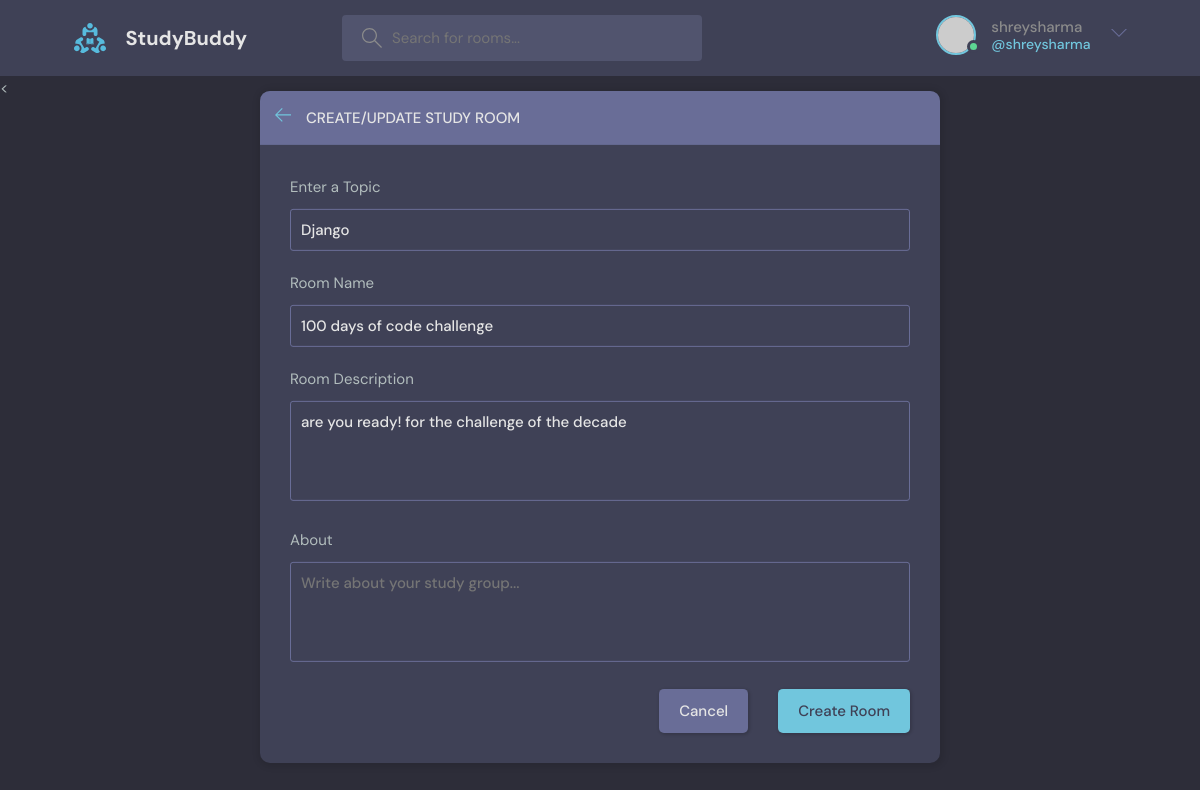
The app's page /update-room/3/ (signed in) with its own data.
### base/models.py (models this page shows, shortened)
class Room(models.Model):
    host = models.ForeignKey(User, on_delete=models.SET_NULL, null=True)
    topic = models.ForeignKey(Topic, on_delete=models.SET_NULL, null=True)
    name = models.CharField(max_length=200)
    description = models.TextField(null=True, blank=True)
    participants = models.ManyToManyField(User, related_name='participants', blank=True)
    updated = models.DateTimeField(auto_now=True)
    created = models.DateTimeField(auto_now_add=True) #auto_now_add only takes a timestamp
    class Meta:
        ordering = ['-updated', '-created']

class Topic(models.Model):
    name = models.CharField(max_length=200)

### base/views.py (the view, shortened to what this page needs)
# urls.py: path('update-room/<str:pk>/', views.updateRoom, name='update-room'),
@login_required(login_url='/login')
def updateRoom(request, pk):
    room = Room.objects.get(id=pk)
    form = RoomForm(instance=room)
    topics = Topic.objects.all()
    if request.user != room.host:
        return HttpResponse('you are not allowed here!!')
    context = {'form': form, 'topics':topics, 'room': room}
    return render(request, 'base/room_form.html', context)

### base/forms.py
class RoomForm(ModelForm):
    class Meta:
        model = Room
        fields = '__all__'
        exclude = ['host','participants']

### base/templates/base/room_form.html (shortened to what this page needs)
{% extends 'main.html' %}
{% block content %}
  <main class="create-room layout">
    <div class="container">
      <div class="layout__box">
        <div class="layout__boxHeader">
          <div class="layout__boxTitle">
            <a href="{% url 'home' %}">
              <svg version="1.1" xmlns="http://www.w3.org/2000/svg" width="32" height="32" viewBox="0 0 32 32">
                <title>arrow-left</title>
                <path
                  d="M13.723 2.286l-13.723 13.714 13.719 13.714 1.616-1.611-10.96-10.96h27.625v-2.286h-27.625l10.965-10.965-1.616-1.607z">
                </path>
              </svg>
            </a>
            <h3>Create/Update Study Room</h3>
          </div>
        </div>
        <div class="layout__body">
          <form class="form" action="" method="POST">
            <div class="form__group">
              <label for="room_Topic">Enter a Topic</label>
              <input required type="text" value="{{room.topic.name}}" name="topic" list="topic-list" />
            </div>
            <div class="form__group">
              <label for="room_name">Room Name</label>
              {{form.name}}
            </div>
            <div class="form__group">
              <label for="room_description">Room Description</label>
              {{form.description}}
            </div>
            <div class="form__group">
              <label for="room_about">About</label>
              <textarea name="room_about" id="room_about" placeholder="Write about your study group..."></textarea>
            </div>
            <div class="form__action">
              <a class="btn btn--dark" href="index.html">Cancel</a>
              <button class="btn btn--main" type="submit">Create Room</button>
            </div>
          </form>
        </div>
      </div>
    </div>
  </main>
 {% endblock content %}

### templates1/navbar.html (shortened to what this page needs)
{% load static %}
<header class="header header--loggedIn">
      <div class="container">
        <a href="{% url 'home' %}" class="header__logo">
          <img src="{% static 'images/logo.svg' %}" />
          <h1>StudyBuddy</h1>
        </a>
        <form class="header__search" method="GET" action="{% url 'home' %}">
          <label>
            <input name="q" placeholder="Search for rooms..." />
          </label>
        </form>
        <nav class="header__menu">
          {% if request.user.is_authenticated %}
          <div class="header__user">
            <a href="{% url 'update-user' %}">
              <div class="avatar avatar--medium active">
                <img src="https://randomuser.me/api/portraits/men/37.jpg" />
              </div>
              <p>{{request.user.username}} <span>@{{request.user.username}}</span></p>
            </a>
            <button class="dropdown-button">
              <svg version="1.1" xmlns="http://www.w3.org/2000/svg" width="32" height="32" viewBox="0 0 32 32">
                <title>chevron-down</title>
                <path d="M16 21l-13-13h-3l16 16 16-16h-3l-13 13z"></path>
              </svg>
            </button>
          </div>
          {% else %}
          <a href="{% url 'login' %}">
            <img src="{% static 'images/avatar.svg'  %}" />
            <p>Login</p>
          </a>
          {% endif %}
        </nav>
      </div>
    </header>
<

### records on screen
Room: topic "Django", name "100 days of code challenge", description "are you ready! for the challenge of the decade"

### other values on screen
{{ request.user.username }} "shreysharma"
